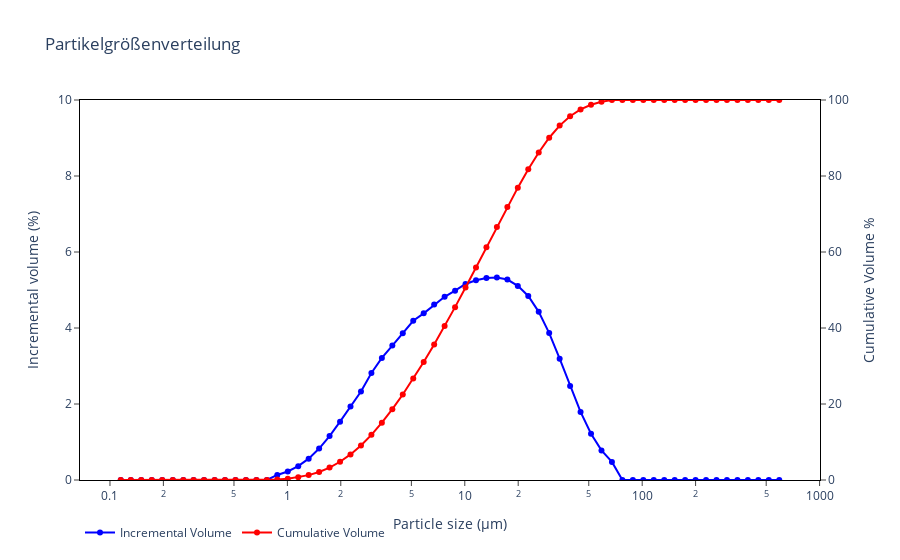

The notebook cell saved with this chart:
### Code cell
df = pd.read_csv(file)

fig = go.Figure(
    data=go.Scatter(
        x=df["Durchmesser"],
        y=df["q"],
        name="Incremental Volume",
        marker=dict(color="blue"),
        mode="lines+markers"
    )
)

fig.add_trace(
    go.Scatter(
        x=df["Durchmesser"],
        y=df["Q"],
        yaxis="y2",
        name="Cumulative Volume",
        marker=dict(color="red"),
        mode="lines+markers"
    )
)

fig.update_layout(
    title_text="Partikelgrößenverteilung",
    legend=dict(orientation="h"),         
    xaxis=dict(
        title=dict(text="Particle size (µm)"),
        type="log", # Wichtig: X-Achse auf logarithmische Skala setzen
        autorange=True,
        showgrid=True, # Optional: Gitterlinien anzeigen
        mirror=True,
        linewidth=1, # Optional: Achsenlinienbreite
        linecolor='black', # Optional: Achsenlinienfarbe
        ticks='outside',
        ticklen=5,
        tickwidth=1, # Optional: Tick-Breite
    ),
    yaxis=dict(
        title=dict(text="Incremental volume (%)"),
        side="left",
        range=[0, 10],
        showgrid=True,
        mirror=True,
        linewidth=1,
        linecolor='black',
        ticks='outside',
        ticklen=5,
        tickwidth=1,
    ),
    yaxis2=dict(
        title=dict(text="Cumulative Volume %"),
        side="right",
        range=[0, 100],
        overlaying="y",
        tickmode="array",
        tickvals=[0, 20, 40, 60, 80, 100], # Explizite Tick-Werte für rechte Achse
        showgrid=True,
        mirror=True,
        linewidth=1,
        linecolor='black',
        ticks='outside',
        ticklen=5,
        tickwidth=1,
    ),
    bargap=0, # Optional: Abstand zwischen Balken entfernen, damit sie direkt aneinander liegen
    plot_bgcolor='white', # Optional: Plot-Hintergrund weiß setzen
)

fig.show()

### Figure 1 — Plotly figure (JSON) as saved in the notebook; plotly's stock layout.template omitted (floating-point values rounded to 4 significant figures)
{"data": [{"marker": {"color": "blue"}, "mode": "lines+markers", "name": "Incremental Volume", "type": "scatter", "x": [0.115, 0.131, 0.15, 0.172, 0.197, 0.226, 0.259, 0.296, 0.339, 0.389, 0.445, 0.51, 0.584, 0.669, 0.766, 0.877, 1.005, 1.151, 1.318, 1.51, 1.729, 1.981, 2.269, 2.599, 2.976, 3.409, 3.905, 4.472, 5.122, 5.867, 6.72, 7.697, 8.816, 10.1, 11.56, 13.25, 15.17, 17.38, 19.9, 22.8, 26.11, 29.91, 34.26, 39.23, 44.94, 51.47, 58.95, 67.52, 77.34, 88.58, 101.5, 116.2, 133.1, 152.5, 174.6, 200.0, 229.1, 262.4, 300.5, 344.2, 394.2, 451.6, 517.2, 592.4], "y": [0.0, 0.0, 0.0, 0.0, 0.0, 0.0, 0.0, 0.0, 0.0, 0.0, 0.0, 0.0, 0.0, 0.0, 0.0, 0.133, 0.225, 0.364, 0.562, 0.827, 1.155, 1.536, 1.935, 2.329, 2.818, 3.212, 3.537, 3.861, 4.191, 4.386, 4.616, 4.821, 4.982, 5.159, 5.256, 5.316, 5.33, 5.275, 5.108, 4.842, 4.425, 3.866, 3.192, 2.476, 1.792, 1.217, 0.779, 0.476, 0.0, 0.0, 0.0, 0.0, 0.0, 0.0, 0.0, 0.0, 0.0, 0.0, 0.0, 0.0, 0.0, 0.0, 0.0, 0.0]}, {"marker": {"color": "red"}, "mode": "lines+markers", "name": "Cumulative Volume", "type": "scatter", "x": [0.115, 0.131, 0.15, 0.172, 0.197, 0.226, 0.259, 0.296, 0.339, 0.389, 0.445, 0.51, 0.584, 0.669, 0.766, 0.877, 1.005, 1.151, 1.318, 1.51, 1.729, 1.981, 2.269, 2.599, 2.976, 3.409, 3.905, 4.472, 5.122, 5.867, 6.72, 7.697, 8.816, 10.1, 11.56, 13.25, 15.17, 17.38, 19.9, 22.8, 26.11, 29.91, 34.26, 39.23, 44.94, 51.47, 58.95, 67.52, 77.34, 88.58, 101.5, 116.2, 133.1, 152.5, 174.6, 200.0, 229.1, 262.4, 300.5, 344.2, 394.2, 451.6, 517.2, 592.4], "y": [0.0, 0.0, 0.0, 0.0, 0.0, 0.0, 0.0, 0.0, 0.0, 0.0, 0.0, 0.0, 0.0, 0.0, 0.0, 0.133, 0.359, 0.723, 1.285, 2.112, 3.267, 4.803, 6.738, 9.066, 11.88, 15.1, 18.63, 22.5, 26.69, 31.07, 35.69, 40.51, 45.49, 50.65, 55.91, 61.22, 66.55, 71.83, 76.94, 81.78, 86.2, 90.07, 93.26, 95.74, 97.53, 98.75, 99.52, 100.0, 100.0, 100.0, 100.0, 100.0, 100.0, 100.0, 100.0, 100.0, 100.0, 100.0, 100.0, 100.0, 100.0, 100.0, 100.0, 100.0], "yaxis": "y2"}], "layout": {"bargap": 0, "legend": {"orientation": "h"}, "plot_bgcolor": "white", "title": {"text": "Partikelgrößenverteilung"}, "xaxis": {"autorange": true, "linecolor": "black", "linewidth": 1, "mirror": true, "showgrid": true, "ticklen": 5, "ticks": "outside", "tickwidth": 1, "title": {"text": "Particle size (µm)"}, "type": "log"}, "yaxis": {"linecolor": "black", "linewidth": 1, "mirror": true, "range": [0, 10], "showgrid": true, "side": "left", "ticklen": 5, "ticks": "outside", "tickwidth": 1, "title": {"text": "Incremental volume (%)"}}, "yaxis2": {"linecolor": "black", "linewidth": 1, "mirror": true, "overlaying": "y", "range": [0, 100], "showgrid": true, "side": "right", "ticklen": 5, "tickmode": "array", "ticks": "outside", "tickvals": [0, 20, 40, 60, 80, 100], "tickwidth": 1, "title": {"text": "Cumulative Volume %"}}}}
